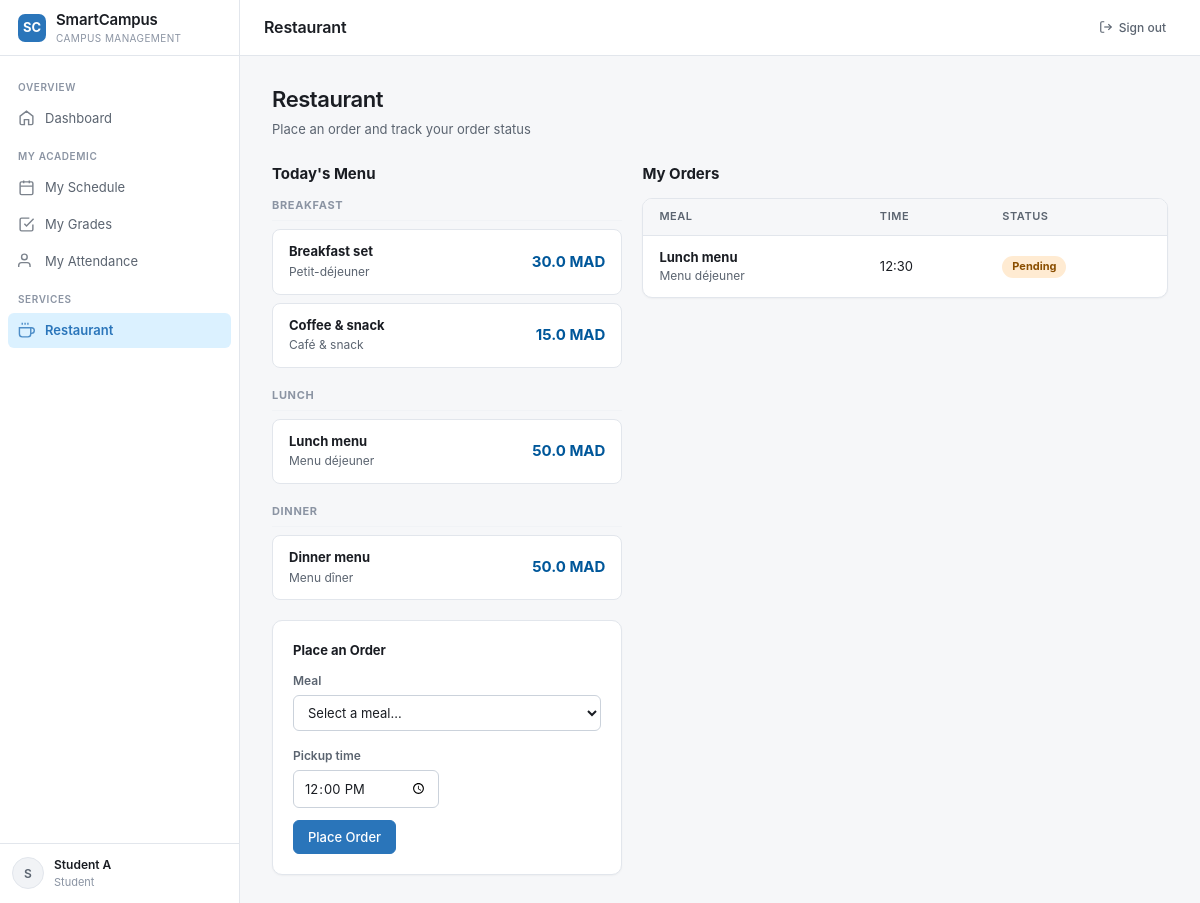
Screenshot of /restaurant (signed in) with the database file from the repository.
### tables this page shows
CREATE TABLE meals (
            id          INTEGER PRIMARY KEY AUTOINCREMENT,
            name_en     TEXT    NOT NULL,
            name_fr     TEXT    NOT NULL,
            price       REAL    NOT NULL DEFAULT 0,
            type        TEXT    NOT NULL CHECK(type IN ('breakfast','lunch','dinner'))
        );

CREATE TABLE orders (
            id               INTEGER PRIMARY KEY AUTOINCREMENT,
            student_id       INTEGER REFERENCES students(id),
            teacher_user_id  INTEGER,
            meal_id          INTEGER NOT NULL REFERENCES meals(id),
            orderer_name     TEXT    NOT NULL DEFAULT '',
            status           TEXT    NOT NULL DEFAULT 'pending'
                             CHECK(status IN ('pending','ready','served','not_served')),
            time             TEXT    NOT NULL
        );

### app.py (the view)
@app.route("/restaurant")
@login_required()
def restaurant():
    db   = get_db()
    role = session["role"]
    uid  = session["user_id"]
    meals_list = rows_to_list(db.execute("SELECT * FROM meals ORDER BY type,name_en").fetchall())
    ORDER_QUERY = """
        SELECT o.*, m.name_en, m.name_fr, m.type AS meal_type
        FROM orders o
        JOIN meals m ON m.id=o.meal_id
        {where}
        ORDER BY o.id DESC
    """
    if role == "student":
        student = row_to_dict(db.execute("SELECT * FROM students WHERE user_id=?", (uid,)).fetchone())
        if student:
            orders_list = rows_to_list(db.execute(
                ORDER_QUERY.format(where="WHERE o.student_id=?"), (student["id"],)
            ).fetchall())
        else:
            orders_list = []
        own_student_id = student["id"] if student else None
    elif role == "teacher":
        orders_list = rows_to_list(db.execute(
            ORDER_QUERY.format(where="WHERE o.teacher_user_id=?"), (uid,)
        ).fetchall())
        own_student_id = None
    else:
        orders_list = rows_to_list(db.execute(
            ORDER_QUERY.format(where=""), ()
        ).fetchall())
        own_student_id = None
    students_list = rows_to_list(db.execute("SELECT * FROM students ORDER BY last_name").fetchall())
    db.close()
    return render_template("restaurant.html",
                           meals=meals_list, orders=orders_list,
                           students=students_list,
                           own_student_id=own_student_id)

### app.py (called while the page is built)
def login_required(roles=None):
    def decorator(f):
        @functools.wraps(f)
        def wrapped(*args, **kwargs):
            if "user_id" not in session:
                flash("Please sign in first.", "warning")
                return redirect(url_for("login"))
            if roles and session.get("role") not in roles:
                flash("Access denied.", "danger")
                return redirect(url_for("dashboard"))
            return f(*args, **kwargs)
        return wrapped
    return decorator

def row_to_dict(row):
    return dict(row) if row else None

def rows_to_list(rows):
    return [dict(r) for r in rows]

### database.py (called while the page is built)
def get_db():
    conn = sqlite3.connect(DB_PATH)
    conn.row_factory = sqlite3.Row
    conn.execute("PRAGMA foreign_keys = ON")
    return conn

### templates/restaurant.html (shortened to what this page needs)
{% extends "base.html" %}
{% block page_title %}Restaurant{% endblock %}
{% block content %}
<div class="page-header">
  <div>
    <h1>Restaurant</h1>
    <p>
      {% if session.role in ('admin','restaurantStaff') %}Full management view
      {% elif session.role == 'teacher' %}Place an order and track your orders
      {% else %}Place an order and track your order status
      {% endif %}
    </p>
  </div>
</div>
<div class="resto-layout">
  <div>
    <strong style="font-size:15px;display:block;margin-bottom:14px;">Today's Menu</strong>
    {% for meal_type in ['breakfast','lunch','dinner'] %}
    {% set type_meals = meals | selectattr('type','equalto',meal_type) | list %}
    {% if type_meals %}
    <div class="meal-type-section">
      <div class="meal-type-label">
        {{ meal_type | capitalize }}
      </div>
      {% for m in type_meals %}
      <div class="meal-card">
        <div class="meal-info">
          <strong>{{ m.name_en }}</strong>
          <span>{{ m.name_fr }}</span>
        </div>
        <div style="display:flex;align-items:center;gap:10px;">
          <span class="meal-price">{{ m.price }} MAD</span>
        </div>
      </div>
      {% endfor %}
    </div>
    {% endif %}
    {% endfor %}
    {% if session.role in ('admin','restaurantStaff','student','teacher') %}
    <div class="card" style="margin-top:16px;">
      <strong style="font-size:13px;display:block;margin-bottom:12px;">Place an Order</strong>
      <form method="POST" action="{{ url_for('order_add') }}">
        <div class="form-grid" style="grid-template-columns:1fr 1fr;">
          <div class="form-group" style="grid-column:1/-1;">
            <label>Meal</label>
            <select name="meal_id" required>
              <option value="" disabled selected>Select a meal…</option>
            </select>
          </div>
          <div class="form-group">
            <label>Pickup time</label>
            <input type="time" name="time" value="12:00">
          </div>
        </div>
        <button type="submit" class="btn btn-primary" style="margin-top:12px;">Place Order</button>
      </form>
    </div>
    {% endif %}
  </div>
  <div>
    {% if session.role in ('admin','restaurantStaff') %}
      <strong style="font-size:15px;display:block;margin-bottom:14px;">All Orders</strong>
      {% set pending_orders    = orders | selectattr('status','equalto','pending')    | list %}
      {% set ready_orders      = orders | selectattr('status','equalto','ready')      | list %}
      {% set served_orders     = orders | selectattr('status','equalto','served')     | list %}
      {% set notserved_orders  = orders | selectattr('status','equalto','not_served') | list %}
      {% if pending_orders %}
      <div class="orders-section">
        <div class="orders-section-label" style="color:oklch(0.48 0.14 75);">Pending ({{ pending_orders|length }})</div>
        <div class="table-wrap">
          <table>
            <thead><tr><th>Orderer</th><th>Meal</th><th>Time</th><th>Action</th></tr></thead>
            <tbody>
              {% for o in pending_orders %}
              <tr>
                <td>{{ o.orderer_name }}</td>
                <td>{{ o.name_en }}</td>
                <td>{{ o.time }}</td>
                <td>
                  <form method="POST" action="{{ url_for('order_status', oid=o.id) }}">
                    <input type="hidden" name="status" value="ready">
                    <button class="btn btn-sm btn-primary">Mark Ready</button>
                  </form>
                </td>
              </tr>
              {% endfor %}
            </tbody>
          </table>
        </div>
      </div>
      {% endif %}
      {% if ready_orders %}
      <div class="orders-section">
        <div class="orders-section-label" style="color:oklch(0.38 0.15 155);">Ready to Serve ({{ ready_orders|length }})</div>
        <div class="table-wrap">
          <table>
            <thead><tr><th>Orderer</th><th>Meal</th><th>Time</th><th>Action</th></tr></thead>
            <tbody>
              {% for o in ready_orders %}
              <tr>
                <td>{{ o.orderer_name }}</td>
                <td>{{ o.name_en }}</td>
                <td>{{ o.time }}</td>
                <td>
                  <div style="display:flex;gap:6px;">
                    <form method="POST" action="{{ url_for('order_status', oid=o.id) }}">
                      <input type="hidden" name="status" value="served">
                      <button class="btn btn-sm" style="background:oklch(0.95 0.04 155);color:oklch(0.38 0.15 155);border-color:oklch(0.85 0.07 155);">Served</button>
                    </form>
                    <form method="POST" action="{{ url_for('order_status', oid=o.id) }}">
                      <input type="hidden" name="status" value="not_served">
                      <button class="btn btn-sm btn-danger">Not Served</button>
                    </form>
                  </div>
                </td>
              </tr>
              {% endfor %}
            </tbody>
          </table>
        </div>
      </div>
      {% endif %}
      {% if served_orders %}
      <div class="orders-section">
        <div class="orders-section-label">Served ({{ served_orders|length }})</div>
        <div class="table-wrap">
          <table>
            <thead><tr><th>Orderer</th><th>Meal</th><th>Time</th></tr></thead>
            <tbody>
              {% for o in served_orders %}
              <tr>
                <td>{{ o.orderer_name }}</td>
                <td>{{ o.name_en }}</td>
                <td>{{ o.time }}</td>
              </tr>
              {% endfor %}
            </tbody>
          </table>
        </div>
      </div>
      {% endif %}
      {% if notserved_orders %}
      <div class="orders-section">
        <div class="orders-section-label" style="color:oklch(0.48 0.18 25);">Not Served ({{ notserved_orders|length }})</div>
        <div class="table-wrap">
          <table>
            <thead><tr><th>Orderer</th><th>Meal</th><th>Time</th><th>Action</th></tr></thead>
            <tbody>
              {% for o in notserved_orders %}
              <tr>
                <td>{{ o.orderer_name }}</td>
                <td>{{ o.name_en }}</td>
                <td>{{ o.time }}</td>
                <td>
                  <form method="POST" action="{{ url_for('order_status', oid=o.id) }}">
                    <input type="hidden" name="status" value="pending">
                    <button class="btn btn-sm">Re-queue</button>
                  </form>
                </td>
              </tr>
              {% endfor %}
            </tbody>
          </table>
        </div>
      </div>
      {% endif %}
      {% if not orders %}
      <div class="empty-state"><p>No orders yet.</p></div>
      {% endif %}
    {% else %}
      <strong style="font-size:15px;display:block;margin-bottom:14px;">My Orders</strong>
      {% if orders %}
      <div class="table-wrap">
        <table>
          <thead><tr><th>Meal</th><th>Time</th><th>Status</th></tr></thead>
          <tbody>
            {% for o in orders %}
            <tr>
              <td>
                <strong>{{ o.name_en }}</strong>
                <span style="display:block;font-size:12px;color:#5b6470;">{{ o.name_fr }}</span>
              </td>
              <td>{{ o.time }}</td>
              <td>
                {% if o.status == 'pending' %}
                  <span class="status-pill pill-pending">Pending</span>
                {% elif o.status == 'ready' %}
                  <span class="status-pill pill-ready">Ready for pickup</span>
                {% elif o.status == 'served' %}
                  <span class="status-pill pill-served">Served</span>
                {% else %}
                  <span class="status-pill pill-not_served">Not Served</span>
                {% endif %}
              </td>
            </tr>
            {% endfor %}
          </tbody>
        </table>
      </div>
      {% else %}
      <div class="empty-state" style="border:1px solid #e2e6ec;border-radius:10px;">
        <strong>No orders yet</strong>
        <p>Place an order from the menu on the left.</p>
      </div>
      {% endif %}
    {% endif %}
  </div>
</div>
{% endblock %}

### templates/base.html (style rules this page uses)
*, *::before, *::after { box-sizing: border-box; }
html, body { height: 100%; margin: 0; }
body { font-family: 'Inter', -apple-system, BlinkMacSystemFont, 'Segoe UI', system-ui, sans-serif; background: #f6f7f9; color: #1a1d23; font-size: 14px; line-height: 1.45; -webkit-font-smoothing: antialiased; }
.page-header { display: flex; align-items: flex-end; justify-content: space-between; margin-bottom: 24px; gap: 16px; flex-wrap: wrap; }
.page-header h1 { margin: 0; font-size: 22px; font-weight: 600; letter-spacing: -0.02em; }
.page-header p { margin: 4px 0 0; color: #5b6470; font-size: 13px; }
.btn { display: inline-flex; align-items: center; gap: 6px; padding: 8px 14px; border-radius: 6px; border: 1px solid #cbd2db; background: #fff; color: #1a1d23; font-size: 13px; font-weight: 500; font-family: inherit; cursor: pointer; text-decoration: none; white-space: nowrap; transition: background 0.12s; }
.btn-primary { background: oklch(0.55 0.13 250); color: #fff; border-color: oklch(0.55 0.13 250); }
.card { background: #fff; border: 1px solid #e2e6ec; border-radius: 10px; padding: 20px; box-shadow: 0 1px 2px rgba(15,20,30,.04); }
.table-wrap { background: #fff; border: 1px solid #e2e6ec; border-radius: 10px; overflow: hidden; box-shadow: 0 1px 2px rgba(15,20,30,.04); }
table { width: 100%; border-collapse: collapse; }
th { background: #f6f7f9; font-size: 11px; font-weight: 600; text-transform: uppercase; letter-spacing: 0.05em; color: #5b6470; padding: 10px 16px; text-align: left; border-bottom: 1px solid #e2e6ec; }
td { padding: 12px 16px; font-size: 13px; border-bottom: 1px solid #f1f3f6; vertical-align: middle; }
tr:last-child td { border-bottom: none; }
.form-grid { display: grid; grid-template-columns: 1fr 1fr; gap: 16px; }
.form-group { display: flex; flex-direction: column; gap: 6px; }
label { font-size: 12px; font-weight: 600; color: #5b6470; }
input, select, textarea { padding: 8px 10px; border: 1px solid #cbd2db; border-radius: 6px; font-size: 13px; font-family: inherit; background: #fff; color: #1a1d23; transition: border-color 0.12s, box-shadow 0.12s; }

### templates/restaurant.html (style rules this page uses)
.resto-layout { display: grid; grid-template-columns: 1fr 1.5fr; gap: 20px; }
.meal-card { display: flex; align-items: center; justify-content: space-between; padding: 12px 16px; border: 1px solid #e2e6ec; border-radius: 8px; background: #fff; margin-bottom: 8px; }
.meal-info strong { display: block; font-size: 13px; }
.meal-info span { font-size: 12px; color: #5b6470; }
.meal-price { font-weight: 700; font-size: 15px; color: oklch(0.45 0.13 250); }
.meal-type-section { margin-bottom: 20px; }
.meal-type-label { font-size: 11px; font-weight: 700; text-transform: uppercase; letter-spacing: 0.06em; color: #8b94a3; margin-bottom: 8px; padding-bottom: 6px; border-bottom: 1px solid #f1f3f6; }
.status-pill { display: inline-block; padding: 3px 10px; border-radius: 20px; font-size: 11px; font-weight: 700; }
.pill-pending { background: oklch(0.95 0.04 75); color: oklch(0.48 0.14 75); }

### rows the page displays
meals: name_en "Breakfast set", name_fr "Petit-déjeuner", price "30.0"
meals: name_en "Coffee & snack", name_fr "Café & snack", price "15.0"
meals: name_en "Lunch menu", name_fr "Menu déjeuner", price "50.0"
meals: name_en "Dinner menu", name_fr "Menu dîner", price "50.0"
orders: name_en "Lunch menu", name_fr "Menu déjeuner", time "12:30", status "Pending"

### other values shown
{{ session.name[0].upper() }} "S"
{{ session.name }} "Student A"
{{ session.role | capitalize }} "Student"
{{ meal_type | capitalize }} "BREAKFAST" "LUNCH" "DINNER"
